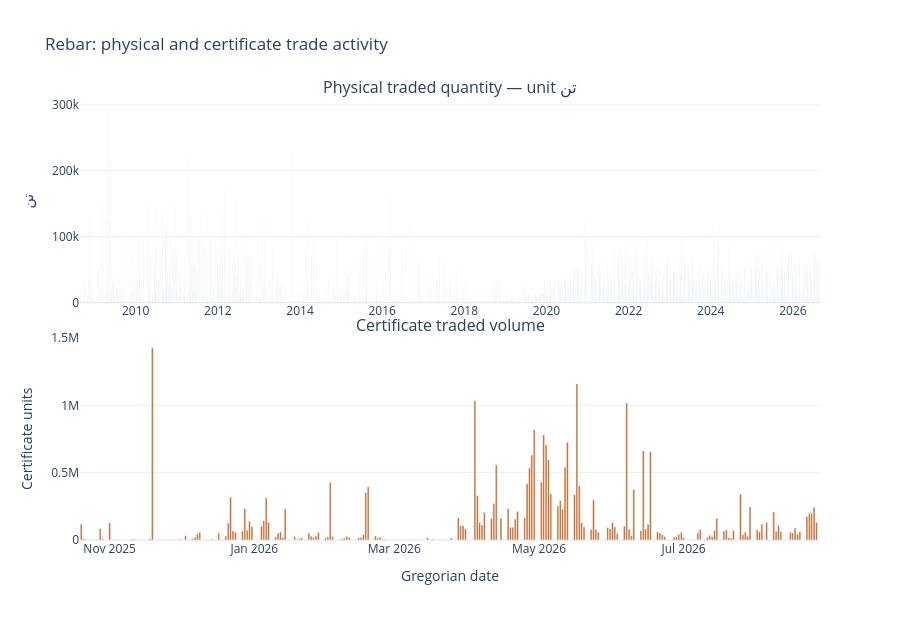
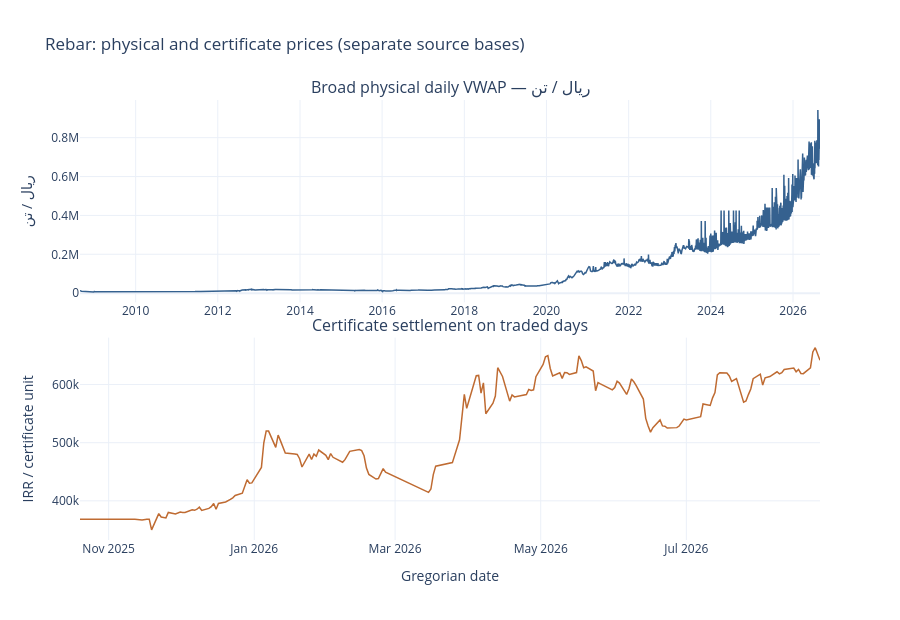
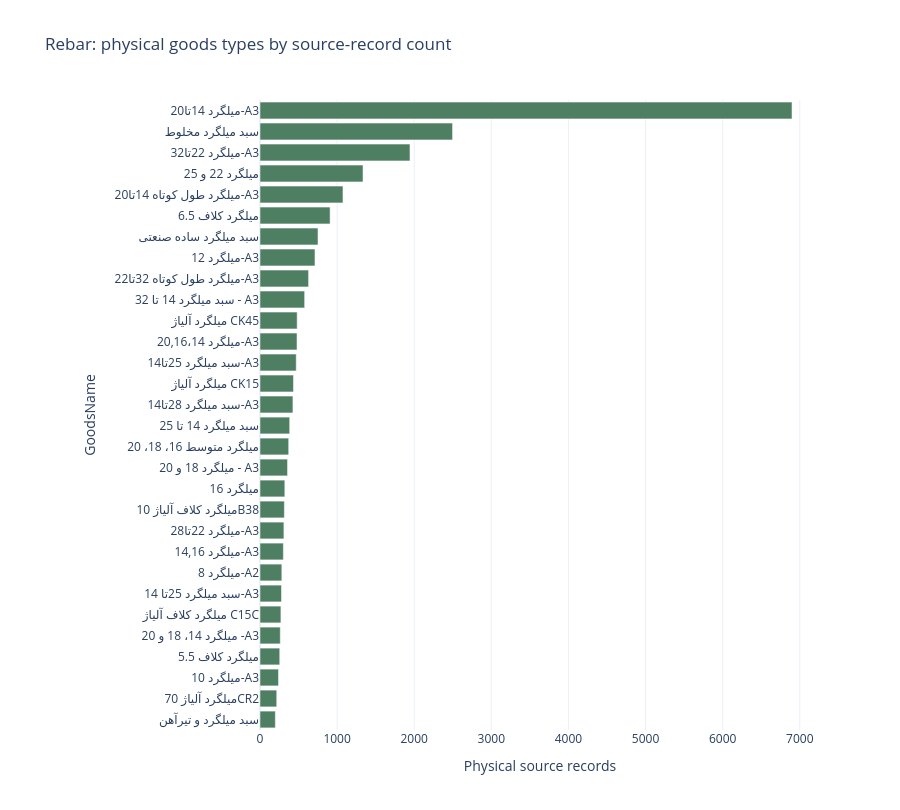
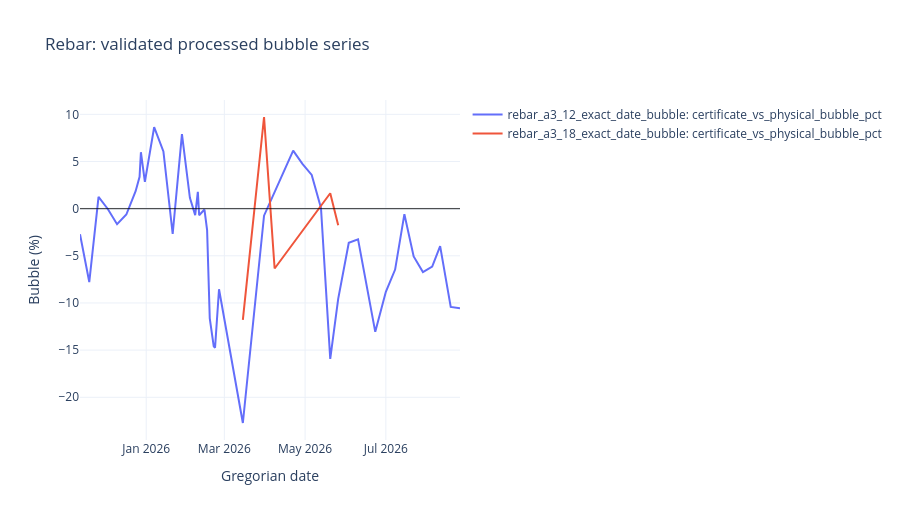

The code cell stored with these charts, in order, in its notebook:
### Markdown cell above
## Standard market dashboard

This governed, read-only section uses the same presentation contract across commodity projects:
source coverage, physical and certificate activity, separate price panels, physical-goods
composition, and validated processed bubbles. It never writes raw data or constructs a missing
bubble. For Rebar, the processed series include the strict exact-date A3 / 18 mm exploratory diagnostic and the explicitly labeled A3 / 12 mm cross-diameter sensitivity documented in the project workflow.

### Code cell
from pathlib import Path
import sys

def locate_workspace(start=Path.cwd()):
    for candidate in [start, *start.parents]:
        if (candidate / "commodity" / "rebar").exists() and (candidate / "shared").exists():
            return candidate
    raise FileNotFoundError("Could not locate workspace root")

WORKSPACE_ROOT = locate_workspace()
if str(WORKSPACE_ROOT) not in sys.path:
    sys.path.insert(0, str(WORKSPACE_ROOT))

from shared.notebook_tools.commodity_dashboard import (
    goods_type_counts,
    load_markets,
    market_summary,
    plot_available_bubbles,
    plot_goods_type_counts,
    plot_market_prices,
    plot_trade_activity,
)

PROJECT_DIR = WORKSPACE_ROOT / "commodity" / "rebar"
physical_dashboard, certificate_dashboard = load_markets(
    PROJECT_DIR, "rebar", physical_filename=None
)
display(market_summary(physical_dashboard, certificate_dashboard))
plot_trade_activity(physical_dashboard, certificate_dashboard, "Rebar")
plot_market_prices(physical_dashboard, certificate_dashboard, "Rebar")
goods_count_table = plot_goods_type_counts(physical_dashboard, "Rebar", top_n=30)
display(goods_count_table)
bubble_series_plotted = plot_available_bubbles(PROJECT_DIR, "Rebar")

### Figure 1 — Plotly figure (JSON) as saved in the notebook; plotly's stock layout.template omitted (floating-point values rounded to 4 significant figures; data arrays with more than 128 entries replaced by an {"elided": "..."} marker saying what was removed)
{"data": [{"hovertemplate": "Date=%{x|%Y-%m-%d}<br>Quantity=%{y:,.2f}<extra></extra>", "marker": {"color": "#35618f"}, "name": "Physical (تن)", "type": "bar", "x": {"elided": "2188 str values"}, "xaxis": "x", "y": {"elided": "2188 float values"}, "yaxis": "y"}, {"hovertemplate": "Date=%{x|%Y-%m-%d}<br>Volume=%{y:,.0f}<extra></extra>", "marker": {"color": "#bf6b32"}, "name": "Certificate", "type": "bar", "x": {"elided": "268 str values"}, "xaxis": "x2", "y": {"elided": "268 int values"}, "yaxis": "y2"}], "layout": {"annotations": [{"font": {"size": 16}, "showarrow": false, "text": "Physical traded quantity — unit تن", "x": 0.5, "xanchor": "center", "xref": "paper", "y": 1, "yanchor": "bottom", "yref": "paper"}, {"font": {"size": 16}, "showarrow": false, "text": "Certificate traded volume", "x": 0.5, "xanchor": "center", "xref": "paper", "y": 0.46, "yanchor": "bottom", "yref": "paper"}], "height": 620, "hovermode": "x unified", "showlegend": false, "title": {"text": "Rebar: physical and certificate trade activity"}, "xaxis": {"anchor": "y", "domain": [0, 1]}, "xaxis2": {"anchor": "y2", "domain": [0, 1], "title": {"text": "Gregorian date"}}, "yaxis": {"anchor": "x", "domain": [0.54, 1], "title": {"text": "تن"}}, "yaxis2": {"anchor": "x2", "domain": [0, 0.46], "title": {"text": "Certificate units"}}}}

### Figure 2 — Plotly figure (JSON) as saved in the notebook; plotly's stock layout.template omitted (floating-point values rounded to 4 significant figures; data arrays with more than 128 entries replaced by an {"elided": "..."} marker saying what was removed)
{"data": [{"hovertemplate": "Date=%{x|%Y-%m-%d}<br>VWAP=%{y:,.2f}<extra></extra>", "line": {"color": "#35618f", "width": 1.5}, "mode": "lines", "name": "Physical (ریال / تن)", "type": "scatter", "x": {"elided": "1944 str values"}, "xaxis": "x", "y": {"elided": "1944 float values"}, "yaxis": "y"}, {"hovertemplate": "Date=%{x|%Y-%m-%d}<br>Settlement=%{y:,.2f}<extra></extra>", "line": {"color": "#bf6b32", "width": 1.5}, "mode": "lines", "name": "Certificate settlement", "type": "scatter", "x": {"elided": "194 str values"}, "xaxis": "x2", "y": {"elided": "194 float values"}, "yaxis": "y2"}], "layout": {"annotations": [{"font": {"size": 16}, "showarrow": false, "text": "Broad physical daily VWAP — ریال / تن", "x": 0.5, "xanchor": "center", "xref": "paper", "y": 1, "yanchor": "bottom", "yref": "paper"}, {"font": {"size": 16}, "showarrow": false, "text": "Certificate settlement on traded days", "x": 0.5, "xanchor": "center", "xref": "paper", "y": 0.46, "yanchor": "bottom", "yref": "paper"}], "height": 620, "hovermode": "x unified", "showlegend": false, "title": {"text": "Rebar: physical and certificate prices (separate source bases)"}, "xaxis": {"anchor": "y", "domain": [0, 1]}, "xaxis2": {"anchor": "y2", "domain": [0, 1], "title": {"text": "Gregorian date"}}, "yaxis": {"anchor": "x", "domain": [0.54, 1], "title": {"text": "ریال / تن"}}, "yaxis2": {"anchor": "x2", "domain": [0, 0.46], "title": {"text": "IRR / certificate unit"}}}}

### Figure 3 — Plotly figure (JSON) as saved in the notebook; plotly's stock layout.template omitted (floating-point values rounded to 4 significant figures)
{"data": [{"customdata": [[0.6289], [0.6858], [0.7585], [0.8091], [0.8312], [0.8565], [0.8818], [0.8944], [0.9576], [0.9797], [0.9987], [1.018], [1.128], [1.176], [1.217], [1.35], [1.372], [1.485], [1.517], [1.523], [1.83], [1.991], [2.253], [2.377], [2.873], [3.401], [4.222], [6.147], [7.892], [21.8]], "hovertemplate": "Goods=%{y}<br>Records=%{x:,}<br>Share=%{customdata[0]:.2f}%<extra></extra>", "marker": {"color": "#4f7f62"}, "orientation": "h", "type": "bar", "x": [199, 217, 240, 256, 263, 271, 279, 283, 303, 310, 316, 322, 357, 372, 385, 427, 434, 470, 480, 482, 579, 630, 713, 752, 909, 1076, 1336, 1945, 2497, 6899], "y": ["سبد میلگرد و تیرآهن", "میلگرد آلیاژ 70CR2", "میلگرد 10-A3", "میلگرد کلاف 5.5", "میلگرد 14، 18 و 20 -A3", "میلگرد کلاف آلیاژ C15C", "سبد میلگرد 25تا 14-A3", "میلگرد 8-A2", "میلگرد 14,16-A3", "میلگرد 22تا28-A3", "میلگرد کلاف آلیاژ 10B38", "میلگرد 16", "میلگرد 18 و 20 - A3", "میلگرد متوسط 16، 18، 20", "سبد میلگرد 14 تا 25", "سبد میلگرد 28تا14-A3", "میلگرد آلیاژ CK15", "سبد میلگرد 25تا14-A3", "میلگرد 20,16،14-A3", "میلگرد آلیاژ CK45", "سبد میلگرد 14 تا 32 - A3", "میلگرد طول کوتاه 32تا22-A3", "میلگرد 12-A3", "سبد میلگرد ساده صنعتی", "میلگرد کلاف 6.5", "میلگرد طول کوتاه 14تا20-A3", "میلگرد 22 و 25", "میلگرد 22تا32-A3", "سبد میلگرد مخلوط", "میلگرد 14تا20-A3"]}], "layout": {"height": 810, "margin": {"l": 260}, "title": {"text": "Rebar: physical goods types by source-record count"}, "xaxis": {"title": {"text": "Physical source records"}}, "yaxis": {"title": {"text": "GoodsName"}}}}

### Figure 4 — Plotly figure (JSON) as saved in the notebook; plotly's stock layout.template omitted (floating-point values rounded to 4 significant figures)
{"data": [{"hovertemplate": "Date=%{x|%Y-%m-%d}<br>Bubble=%{y:.2f}%<extra></extra>", "mode": "lines", "name": "rebar_a3_12_exact_date_bubble: certificate_vs_physical_bubble_pct", "type": "scatter", "x": ["2025-11-12T00:00:00.000000", "2025-11-19T00:00:00.000000", "2025-11-26T00:00:00.000000", "2025-12-03T00:00:00.000000", "2025-12-10T00:00:00.000000", "2025-12-17T00:00:00.000000", "2025-12-24T00:00:00.000000", "2025-12-27T00:00:00.000000", "2025-12-28T00:00:00.000000", "2025-12-31T00:00:00.000000", "2026-01-07T00:00:00.000000", "2026-01-14T00:00:00.000000", "2026-01-21T00:00:00.000000", "2026-01-28T00:00:00.000000", "2026-02-03T00:00:00.000000", "2026-02-07T00:00:00.000000", "2026-02-09T00:00:00.000000", "2026-02-10T00:00:00.000000", "2026-02-14T00:00:00.000000", "2026-02-16T00:00:00.000000", "2026-02-18T00:00:00.000000", "2026-02-21T00:00:00.000000", "2026-02-22T00:00:00.000000", "2026-02-23T00:00:00.000000", "2026-02-24T00:00:00.000000", "2026-02-25T00:00:00.000000", "2026-03-15T00:00:00.000000", "2026-03-31T00:00:00.000000", "2026-04-22T00:00:00.000000", "2026-04-29T00:00:00.000000", "2026-05-06T00:00:00.000000", "2026-05-13T00:00:00.000000", "2026-05-20T00:00:00.000000", "2026-05-26T00:00:00.000000", "2026-06-03T00:00:00.000000", "2026-06-10T00:00:00.000000", "2026-06-23T00:00:00.000000", "2026-07-01T00:00:00.000000", "2026-07-08T00:00:00.000000", "2026-07-15T00:00:00.000000", "2026-07-22T00:00:00.000000", "2026-07-29T00:00:00.000000", "2026-08-05T00:00:00.000000", "2026-08-11T00:00:00.000000", "2026-08-19T00:00:00.000000", "2026-08-26T00:00:00.000000"], "y": [-2.712, -7.782, 1.251, -0.03569, -1.647, -0.6231, 1.85, 3.384, 5.986, 2.841, 8.636, 6.065, -2.688, 7.897, 1.145, -0.6816, 1.778, -0.7, -0.09252, -2.273, -11.63, -14.6, -14.74, -12.78, -11.42, -8.551, -22.73, -0.743, 6.156, 4.746, 3.572, 0.07809, -15.93, -9.565, -3.624, -3.248, -13.06, -8.811, -6.461, -0.588, -5.072, -6.723, -6.133, -3.977, -10.42, -10.56]}, {"hovertemplate": "Date=%{x|%Y-%m-%d}<br>Bubble=%{y:.2f}%<extra></extra>", "mode": "lines", "name": "rebar_a3_18_exact_date_bubble: certificate_vs_physical_bubble_pct", "type": "scatter", "x": ["2026-03-15T00:00:00.000000", "2026-03-31T00:00:00.000000", "2026-04-08T00:00:00.000000", "2026-05-20T00:00:00.000000", "2026-05-26T00:00:00.000000"], "y": [-11.8, 9.719, -6.347, 1.636, -1.77]}], "layout": {"height": 520, "hovermode": "x unified", "shapes": [{"line": {"color": "black", "width": 0.8}, "type": "line", "x0": 0, "x1": 1, "xref": "x domain", "y0": 0, "y1": 0, "yref": "y"}], "title": {"text": "Rebar: validated processed bubble series"}, "xaxis": {"title": {"text": "Gregorian date"}}, "yaxis": {"title": {"text": "Bubble (%)"}}}}
